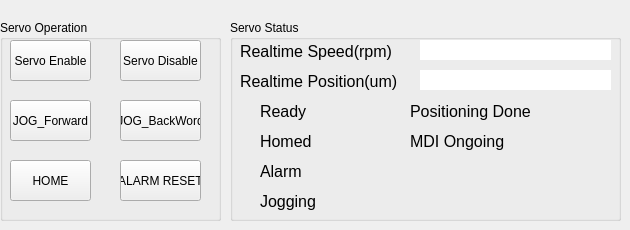
        <widget class="QWidget" name="ServoOperation">
         <attribute name="title">
          <string>ServoOperation</string>
         </attribute>
         <widget class="QGroupBox" name="groupBox_5">
          <property name="geometry">
           <rect>
            <x>0</x>
            <y>20</y>
            <width>221</width>
            <height>201</height>
           </rect>
          </property>
          <property name="title">
           <string>Servo Operation</string>
          </property>
          <widget class="QPushButton" name="servo_enable_btn">
           <property name="geometry">
            <rect>
             <x>10</x>
             <y>20</y>
             <width>81</width>
             <height>41</height>
            </rect>
           </property>
           <property name="text">
            <string>Servo Enable</string>
           </property>
          </widget>
          <widget class="QPushButton" name="servo_disable_btn">
           <property name="geometry">
            <rect>
             <x>120</x>
             <y>20</y>
             <width>81</width>
             <height>41</height>
            </rect>
           </property>
           <property name="text">
            <string>Servo Disable</string>
           </property>
          </widget>
          <widget class="QPushButton" name="servo_Jog1_btn">
           <property name="geometry">
            <rect>
             <x>10</x>
             <y>80</y>
             <width>81</width>
             <height>41</height>
            </rect>
           </property>
           <property name="text">
            <string>JOG_Forward</string>
           </property>
           <property name="checkable">
            <bool>true</bool>
           </property>
          </widget>
          <widget class="QPushButton" name="servo_Jog2_btn">
           <property name="geometry">
            <rect>
             <x>120</x>
             <y>80</y>
             <width>81</width>
             <height>41</height>
            </rect>
           </property>
           <property name="text">
            <string>JOG_BackWord</string>
           </property>
          </widget>
          <widget class="QPushButton" name="servo_home_btn">
           <property name="geometry">
            <rect>
             <x>10</x>
             <y>140</y>
             <width>81</width>
             <height>41</height>
            </rect>
           </property>
           <property name="text">
            <string>HOME</string>
           </property>
           <property name="checkable">
            <bool>true</bool>
           </property>
          </widget>
          <widget class="QPushButton" name="servoACKbtn">
           <property name="geometry">
            <rect>
             <x>120</x>
             <y>140</y>
             <width>81</width>
             <height>41</height>
            </rect>
           </property>
           <property name="text">
            <string>ALARM RESET</string>
           </property>
          </widget>
         </widget>
         <widget class="QGroupBox" name="groupBox_6">
          <property name="geometry">
           <rect>
            <x>230</x>
            <y>20</y>
            <width>391</width>
            <height>201</height>
           </rect>
          </property>
          <property name="title">
           <string>Servo Status</string>
          </property>
          <widget class="QLabel" name="label_123">
           <property name="geometry">
            <rect>
             <x>10</x>
             <y>20</y>
             <width>161</width>
             <height>23</height>
            </rect>
           </property>
           <property name="font">
            <font>
             <family>Arial</family>
             <pointsize>12</pointsize>
            </font>
           </property>
           <property name="text">
            <string>Realtime Speed(rpm)</string>
           </property>
          </widget>
          <widget class="QLabel" name="label_124">
           <property name="geometry">
            <rect>
             <x>10</x>
             <y>50</y>
             <width>161</width>
             <height>23</height>
            </rect>
           </property>
           <property name="font">
            <font>
             <family>Arial</family>
             <pointsize>12</pointsize>
            </font>
           </property>
           <property name="text">
            <string>Realtime Position(um)</string>
           </property>
          </widget>
          <widget class="QLineEdit" name="servo_realTimeSpeed">
           <property name="geometry">
            <rect>
             <x>190</x>
             <y>20</y>
             <width>191</width>
             <height>20</height>
            </rect>
           </property>
           <property name="frame">
            <bool>false</bool>
           </property>
           <property name="readOnly">
            <bool>true</bool>
           </property>
          </widget>
          <widget class="QLineEdit" name="servo_realTimePos">
           <property name="geometry">
            <rect>
             <x>190</x>
             <y>50</y>
             <width>191</width>
             <height>20</height>
            </rect>
           </property>
           <property name="frame">
            <bool>false</bool>
           </property>
           <property name="readOnly">
            <bool>true</bool>
           </property>
          </widget>
          <widget class="QLabel" name="label_125">
           <property name="geometry">
            <rect>
             <x>30</x>
             <y>80</y>
             <width>61</width>
             <height>23</height>
            </rect>
           </property>
           <property name="font">
            <font>
             <family>Arial</family>
             <pointsize>12</pointsize>
            </font>
           </property>
           <property name="text">
            <string>Ready</string>
           </property>
          </widget>
          <widget class="QLabel" name="label_126">
           <property name="geometry">
            <rect>
             <x>30</x>
             <y>110</y>
             <width>61</width>
             <height>23</height>
            </rect>
           </property>
           <property name="font">
            <font>
             <family>Arial</family>
             <pointsize>12</pointsize>
            </font>
           </property>
           <property name="text">
            <string>Homed</string>
           </property>
          </widget>
          <widget class="QLabel" name="label_127">
           <property name="geometry">
            <rect>
             <x>30</x>
             <y>140</y>
             <width>61</width>
             <height>23</height>
            </rect>
           </property>
           <property name="font">
            <font>
             <family>Arial</family>
             <pointsize>12</pointsize>
            </font>
           </property>
           <property name="text">
            <string>Alarm</string>
           </property>
          </widget>
          <widget class="QLabel" name="label_128">
           <property name="geometry">
            <rect>
             <x>180</x>
             <y>80</y>
             <width>131</width>
             <height>23</height>
            </rect>
           </property>
           <property name="font">
            <font>
             <family>Arial</family>
             <pointsize>12</pointsize>
            </font>
           </property>
           <property name="text">
            <string>Positioning Done</string>
           </property>
          </widget>
          <widget class="QLabel" name="label_129">
           <property name="geometry">
            <rect>
             <x>30</x>
             <y>170</y>
             <width>61</width>
             <height>23</height>
            </rect>
           </property>
           <property name="font">
            <font>
             <family>Arial</family>
             <pointsize>12</pointsize>
            </font>
           </property>
           <property name="text">
            <string>Jogging</string>
           </property>
          </widget>
          <widget class="QLabel" name="label_130">
           <property name="geometry">
            <rect>
             <x>180</x>
             <y>110</y>
             <width>101</width>
             <height>23</height>
            </rect>
           </property>
           <property name="font">
            <font>
             <family>Arial</family>
             <pointsize>12</pointsize>
            </font>
           </property>
           <property name="text">
            <string>MDI Ongoing</string>
           </property>
          </widget>
         </widget>
        </widget>
